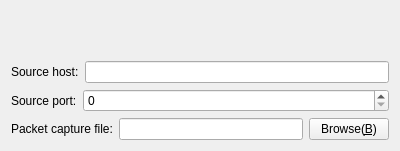
<?xml version="1.0" encoding="UTF-8"?>
<ui version="4.0">
 <class>CParameterSSHTunnelUI</class>
 <widget class="QWidget" name="CParameterSSHTunnelUI">
  <property name="geometry">
   <rect>
    <x>0</x>
    <y>0</y>
    <width>400</width>
    <height>151</height>
   </rect>
  </property>
  <property name="windowTitle">
   <string>Form</string>
  </property>
  <layout class="QGridLayout" name="gridLayout">
   <item row="0" column="0">
    <widget class="CParameterNetUI" name="wNet" native="true"/>
   </item>
   <item row="1" column="0">
    <layout class="QHBoxLayout" name="horizontalLayout">
     <item>
      <widget class="QLabel" name="label">
       <property name="text">
        <string>Source host:</string>
       </property>
      </widget>
     </item>
     <item>
      <widget class="QLineEdit" name="leSourceHost"/>
     </item>
    </layout>
   </item>
   <item row="2" column="0">
    <layout class="QHBoxLayout" name="horizontalLayout_2">
     <item>
      <widget class="QLabel" name="label_2">
       <property name="text">
        <string>Source port:</string>
       </property>
      </widget>
     </item>
     <item>
      <widget class="QSpinBox" name="sbSourcePort">
       <property name="sizePolicy">
        <sizepolicy hsizetype="Expanding" vsizetype="Fixed">
         <horstretch>0</horstretch>
         <verstretch>0</verstretch>
        </sizepolicy>
       </property>
       <property name="maximum">
        <number>65536</number>
       </property>
      </widget>
     </item>
    </layout>
   </item>
   <item row="3" column="0">
    <layout class="QHBoxLayout" name="horizontalLayout_3">
     <item>
      <widget class="QLabel" name="label_3">
       <property name="text">
        <string>Packet capture file:</string>
       </property>
      </widget>
     </item>
     <item>
      <widget class="QLineEdit" name="lePcapFile"/>
     </item>
     <item>
      <widget class="QPushButton" name="pbBrowser">
       <property name="text">
        <string>Browse(&amp;B)</string>
       </property>
      </widget>
     </item>
    </layout>
   </item>
  </layout>
 </widget>
 <customwidgets>
  <customwidget>
   <class>CParameterNetUI</class>
   <extends>QWidget</extends>
   <header location="global">ParameterNetUI.h</header>
   <container>1</container>
  </customwidget>
 </customwidgets>
 <resources/>
 <connections/>
</ui>
